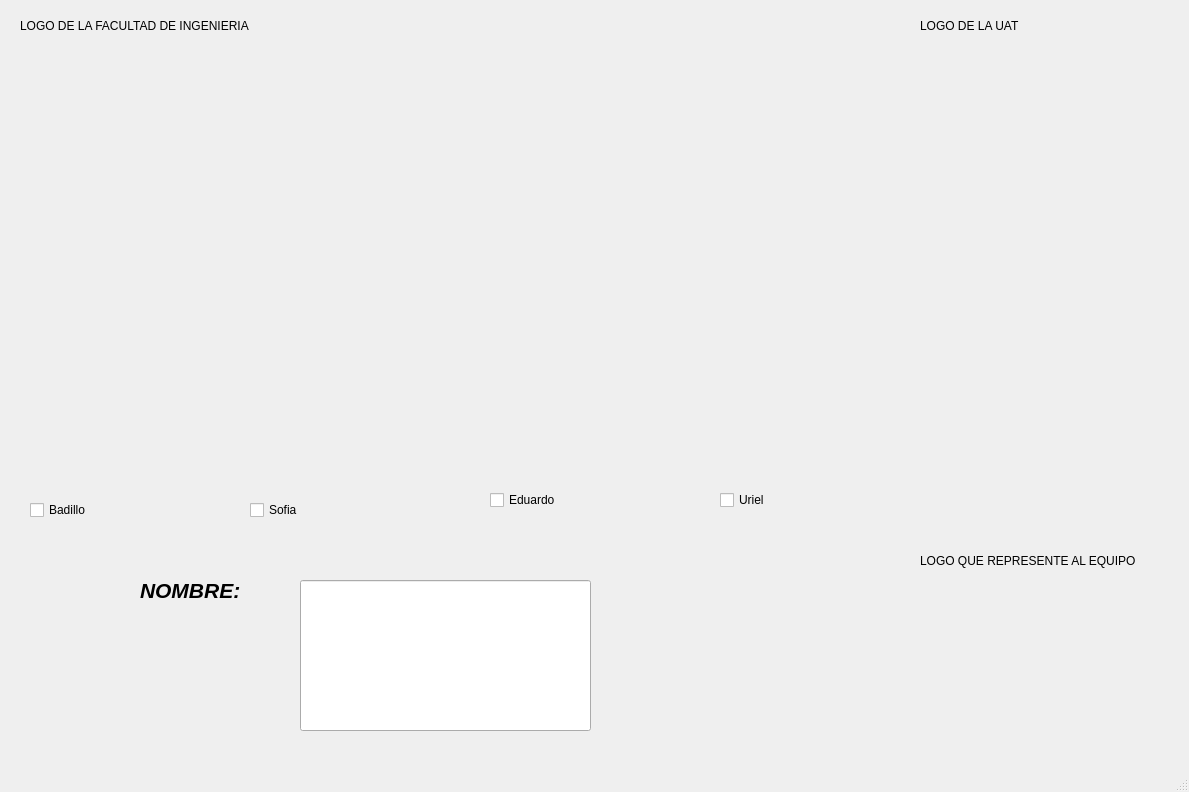
<?xml version="1.0" encoding="UTF-8"?>
<ui version="4.0">
 <class>MainWindow</class>
 <widget class="QMainWindow" name="MainWindow">
  <property name="geometry">
   <rect>
    <x>0</x>
    <y>0</y>
    <width>1189</width>
    <height>792</height>
   </rect>
  </property>
  <property name="windowTitle">
   <string>MainWindow</string>
  </property>
  <widget class="QWidget" name="centralwidget">
   <widget class="QLabel" name="label">
    <property name="geometry">
     <rect>
      <x>40</x>
      <y>50</y>
      <width>261</width>
      <height>151</height>
     </rect>
    </property>
    <property name="text">
     <string/>
    </property>
    <property name="pixmap">
     <pixmap resource="../Recursos.qrc">:/meme/Imagen/fians.jpg</pixmap>
    </property>
    <property name="scaledContents">
     <bool>true</bool>
    </property>
   </widget>
   <widget class="QLabel" name="label_2">
    <property name="geometry">
     <rect>
      <x>920</x>
      <y>10</y>
      <width>141</width>
      <height>31</height>
     </rect>
    </property>
    <property name="text">
     <string>LOGO DE LA UAT</string>
    </property>
   </widget>
   <widget class="QLabel" name="label_3">
    <property name="geometry">
     <rect>
      <x>920</x>
      <y>540</y>
      <width>221</width>
      <height>41</height>
     </rect>
    </property>
    <property name="text">
     <string>LOGO QUE REPRESENTE AL EQUIPO</string>
    </property>
   </widget>
   <widget class="QLabel" name="label_4">
    <property name="geometry">
     <rect>
      <x>900</x>
      <y>40</y>
      <width>261</width>
      <height>151</height>
     </rect>
    </property>
    <property name="text">
     <string/>
    </property>
    <property name="pixmap">
     <pixmap resource="../Recursos.qrc">:/meme/Imagen/uat-logo.jpg</pixmap>
    </property>
    <property name="scaledContents">
     <bool>true</bool>
    </property>
   </widget>
   <widget class="QLabel" name="label_5">
    <property name="geometry">
     <rect>
      <x>920</x>
      <y>580</y>
      <width>261</width>
      <height>151</height>
     </rect>
    </property>
    <property name="text">
     <string/>
    </property>
    <property name="pixmap">
     <pixmap resource="../Recursos.qrc">:/meme/Imagen/logo_equipo.jpg</pixmap>
    </property>
    <property name="scaledContents">
     <bool>true</bool>
    </property>
   </widget>
   <widget class="QLabel" name="label_6">
    <property name="geometry">
     <rect>
      <x>20</x>
      <y>10</y>
      <width>251</width>
      <height>31</height>
     </rect>
    </property>
    <property name="text">
     <string>LOGO DE LA FACULTAD DE INGENIERIA</string>
    </property>
   </widget>
   <widget class="QLabel" name="img_persona">
    <property name="geometry">
     <rect>
      <x>20</x>
      <y>320</y>
      <width>191</width>
      <height>151</height>
     </rect>
    </property>
    <property name="text">
     <string/>
    </property>
    <property name="pixmap">
     <pixmap resource="../Recursos.qrc">:/meme/Imagen/badillo .png</pixmap>
    </property>
    <property name="scaledContents">
     <bool>true</bool>
    </property>
   </widget>
   <widget class="QLabel" name="label_11">
    <property name="geometry">
     <rect>
      <x>140</x>
      <y>560</y>
      <width>161</width>
      <height>61</height>
     </rect>
    </property>
    <property name="font">
     <font>
      <pointsize>16</pointsize>
      <weight>75</weight>
      <italic>true</italic>
      <bold>true</bold>
     </font>
    </property>
    <property name="text">
     <string>NOMBRE:</string>
    </property>
   </widget>
   <widget class="QCheckBox" name="cb_badillo">
    <property name="geometry">
     <rect>
      <x>30</x>
      <y>500</y>
      <width>81</width>
      <height>20</height>
     </rect>
    </property>
    <property name="text">
     <string>Badillo</string>
    </property>
   </widget>
   <widget class="QCheckBox" name="cb_sofia">
    <property name="geometry">
     <rect>
      <x>250</x>
      <y>500</y>
      <width>81</width>
      <height>20</height>
     </rect>
    </property>
    <property name="text">
     <string>Sofia</string>
    </property>
   </widget>
   <widget class="QLabel" name="img_persona_2">
    <property name="geometry">
     <rect>
      <x>230</x>
      <y>320</y>
      <width>191</width>
      <height>151</height>
     </rect>
    </property>
    <property name="text">
     <string/>
    </property>
    <property name="pixmap">
     <pixmap resource="../Recursos.qrc">:/meme/Imagen/sofi.png</pixmap>
    </property>
    <property name="scaledContents">
     <bool>true</bool>
    </property>
   </widget>
   <widget class="QLabel" name="img_persona_3">
    <property name="geometry">
     <rect>
      <x>440</x>
      <y>320</y>
      <width>191</width>
      <height>151</height>
     </rect>
    </property>
    <property name="text">
     <string/>
    </property>
    <property name="pixmap">
     <pixmap resource="../Recursos.qrc">:/meme/Imagen/JuarezBeltran.png</pixmap>
    </property>
    <property name="scaledContents">
     <bool>true</bool>
    </property>
   </widget>
   <widget class="QCheckBox" name="cb_eduardo">
    <property name="geometry">
     <rect>
      <x>490</x>
      <y>490</y>
      <width>81</width>
      <height>20</height>
     </rect>
    </property>
    <property name="text">
     <string>Eduardo</string>
    </property>
   </widget>
   <widget class="QCheckBox" name="cb_uriel">
    <property name="geometry">
     <rect>
      <x>720</x>
      <y>490</y>
      <width>81</width>
      <height>20</height>
     </rect>
    </property>
    <property name="text">
     <string>Uriel</string>
    </property>
   </widget>
   <widget class="QLabel" name="img_persona_4">
    <property name="geometry">
     <rect>
      <x>670</x>
      <y>320</y>
      <width>191</width>
      <height>151</height>
     </rect>
    </property>
    <property name="text">
     <string/>
    </property>
    <property name="pixmap">
     <pixmap resource="../Recursos.qrc">:/meme/Imagen/GonzalezUriel.png</pixmap>
    </property>
    <property name="scaledContents">
     <bool>true</bool>
    </property>
   </widget>
   <widget class="QLineEdit" name="text_equipo">
    <property name="geometry">
     <rect>
      <x>300</x>
      <y>580</y>
      <width>291</width>
      <height>151</height>
     </rect>
    </property>
   </widget>
  </widget>
  <widget class="QMenuBar" name="menubar">
   <property name="geometry">
    <rect>
     <x>0</x>
     <y>0</y>
     <width>1189</width>
     <height>21</height>
    </rect>
   </property>
  </widget>
  <widget class="QStatusBar" name="statusbar"/>
 </widget>
 <resources>
  <include location="../Recursos.qrc"/>
 </resources>
 <connections/>
</ui>
